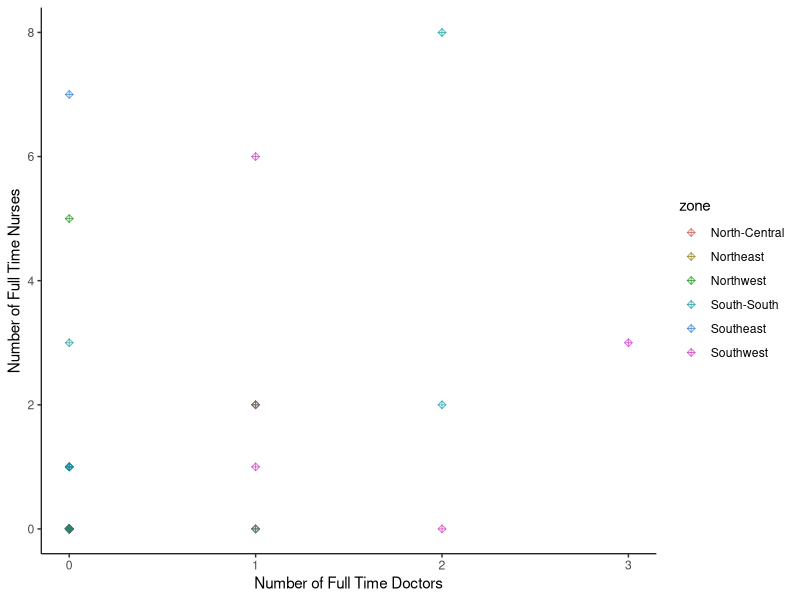
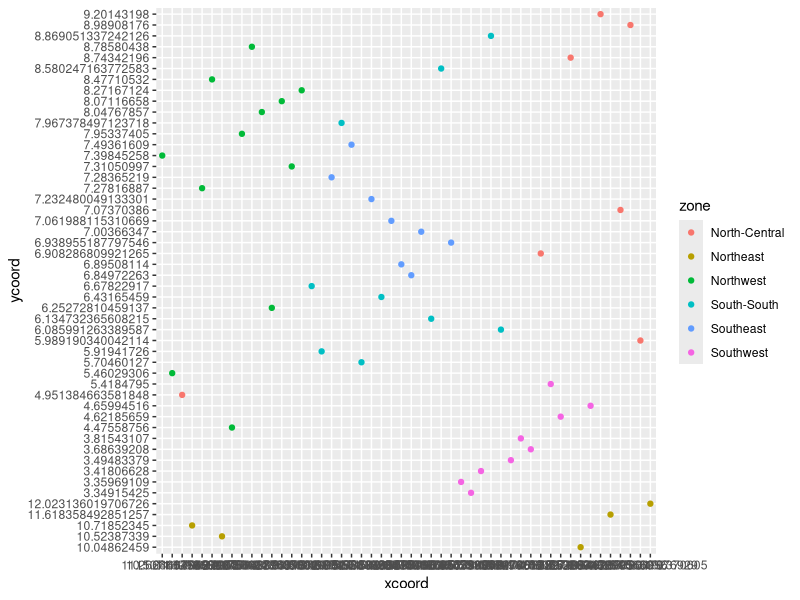

Generate these figures, in order, with R:
## ---- chunk 1
health_full <- read.csv("../../Lab1/sample_health_facilities.csv")
table(is.na(health_full$num_doctors_fulltime), is.na(health_full$num_nurses_fulltime))
health <- health_full[!(is.na(health_full$num_doctors_fulltime) | is.na(health_full$num_nurses_fulltime)), ]
## ---- chunk 2
library(ggplot2)
ggplot(health, aes(num_doctors_fulltime, num_nurses_fulltime, color=zone)) + 
  geom_point(shape=9, alpha=2/3, fill=5) + 
  scale_color_hue(l=50) + 
  labs(x="Number of Full Time Doctors", y="Number of Full Time Nurses") + 
  theme(                              
      plot.background = element_blank(), 
      panel.grid.major = element_blank(), 
      panel.grid.minor = element_blank(), 
      panel.border = element_blank(), 
      panel.background = element_blank(),
      axis.line = element_line(size=.4)
  )
## ---- chunk 3
health_gps <- data.frame(do.call('rbind', strsplit(as.character(health_full$gps),' ',fixed=TRUE)))
names(health_gps) <- paste(c("xcoord", "ycoord", "gps_unsure1", "gps_unsure2"))
health_full <- cbind(health_full, health_gps)
ggplot(health_full, aes(xcoord, ycoord, color=zone)) + geom_point(share=9, fill=5)
